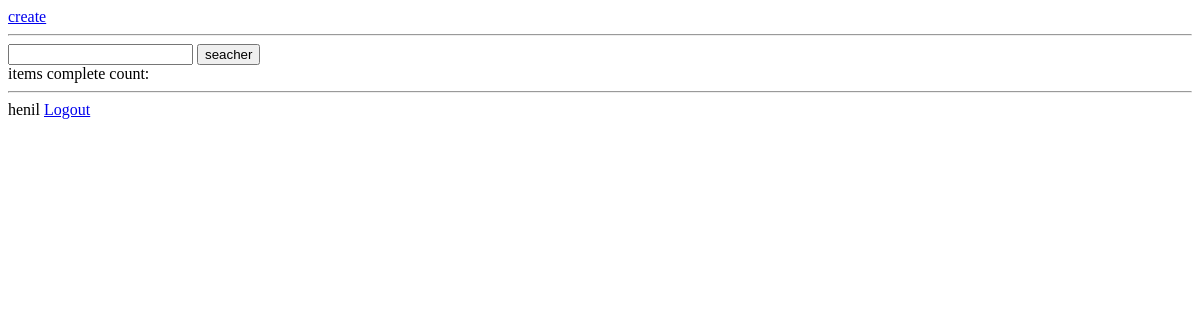
The page / (signed in) on the database as committed earlier.
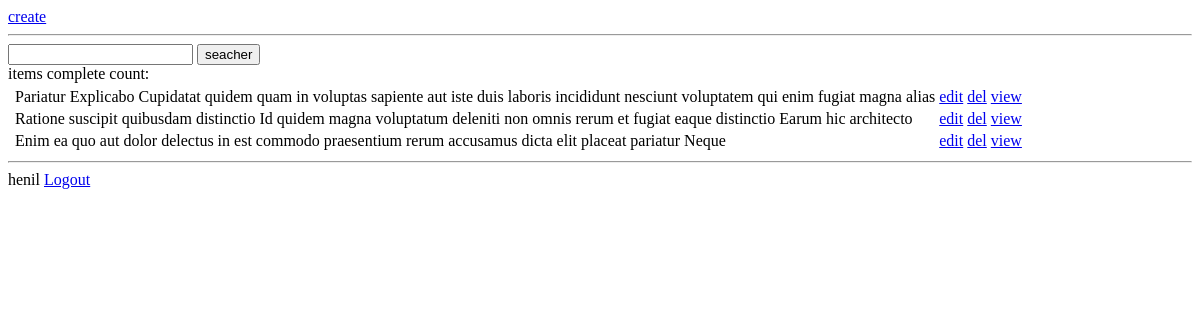
The same page on the database as committed later.
### base/models.py (models this page shows)
class Tasks(models.Model):
    user = models.ForeignKey(User, on_delete=models.CASCADE, null=True, blank=True)
    title = models.CharField(max_length=200)
    descriptions = models.TextField(null=True, blank=True)
    complete = models.BooleanField(default=False)
    created_at = models.DateTimeField(auto_now_add=True)
    def __str__(self):
        return self.title
    class Meta:
        ordering = ['complete']

### base/views.py (the view)
# urls.py: path("", TaskList.as_view(), name="home"),
class TaskList(LoginRequiredMixin, ListView):
    model = Tasks
    template_name = 'tasks.html'
    def get_context_data(self, **kwargs):
        context = super(TaskList, self).get_context_data(**kwargs)
        context['object_list'] = context['object_list'].filter(user=self.request.user)
        context['comp_count'] = context['object_list'].filter(complete=False).count()
        seacher = self.request.GET.get('seacher') or ''
        if seacher:
            context['object_list'] = context['object_list'].filter(title__icontains=seacher)
        context['seacher'] = seacher
        content_type = ContentType.objects.get_for_model(Tasks)
        post_permission = Permission.objects.filter(content_type=content_type)
        print([perm.codename for perm in post_permission])
        print(self.request.user.has_perm('base.view_tasks'))
        return context

### base/templates/tasks.html (shortened to what this page needs)
<!DOCTYPE html>
<html lang="en">
  <head>
  </head>
  <body>
    <a href="{% url 'task_create' %}">create</a>
    <hr>
    <form action="" method="get">
      <input type="text" name="seacher" value="{{seacher}}" />
      <button type="submit">seacher</button>
    </form>
    <table>
      {% for task in object_list %}
      <td>
        <td>{{task}}</td>
        <td><a href="{% url 'task_update' task.id %}">edit</a></td>
        <td><a href="{% url 'task_delete' task.id %}">del</a></td>
        <td><a href="{% url 'details' task.id %}">view</a></td>
      {% endfor %}
    </table>
    <hr>
    {% if request.user.is_authenticated %}
    {{ request.user }}
    <a href="{% url 'user_logout' %}">Logout</a>
     {% else %}
    <a href="{% url 'user_login' %}">Login</a>
    {% endif %}
  </body>
</html>

Rows that differ between the two databases and show on the page:
added Tasks: title "Pariatur Explicabo Cupidatat quidem quam in voluptas sapiente aut iste duis laboris incididunt nesciunt voluptatem qui enim fugiat magna alias"
added Tasks: title "Ratione suscipit quibusdam distinctio Id quidem magna voluptatum deleniti non omnis rerum et fugiat eaque distinctio Earum hic architecto"
added Tasks: title "Enim ea quo aut dolor delectus in est commodo praesentium rerum accusamus dicta elit placeat pariatur Neque"
